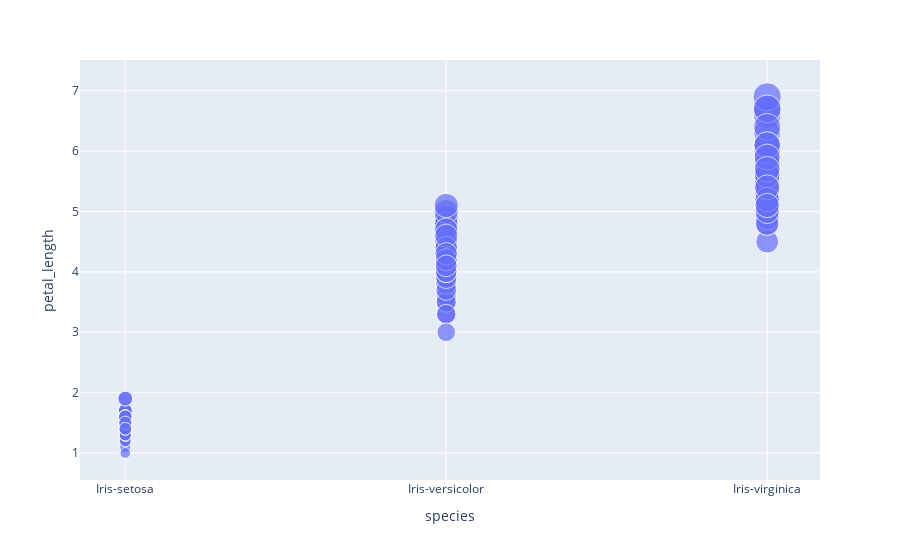

Notebook code cell kept with this figure:
### Code cell
px.scatter ( iris, x = 'species' , y = 'petal_length' , size= 'petal_length')

### Figure 1 — Plotly figure (JSON) as saved in the notebook; plotly's stock layout.template omitted (floating-point values rounded to 4 significant figures; data arrays with more than 128 entries replaced by an {"elided": "..."} marker saying what was removed)
{"data": [{"hovertemplate": "species=%{x}<br>petal_length=%{marker.size}<extra></extra>", "legendgroup": "", "marker": {"color": "#636efa", "size": {"elided": "150 float values"}, "sizemode": "area", "sizeref": 0.01725, "symbol": "circle"}, "mode": "markers", "name": "", "orientation": "v", "showlegend": false, "type": "scatter", "x": {"elided": "150 str values"}, "xaxis": "x", "y": {"elided": "150 float values"}, "yaxis": "y"}], "layout": {"legend": {"itemsizing": "constant", "tracegroupgap": 0}, "margin": {"t": 60}, "xaxis": {"anchor": "y", "domain": [0, 1], "title": {"text": "species"}}, "yaxis": {"anchor": "x", "domain": [0, 1], "title": {"text": "petal_length"}}}}
